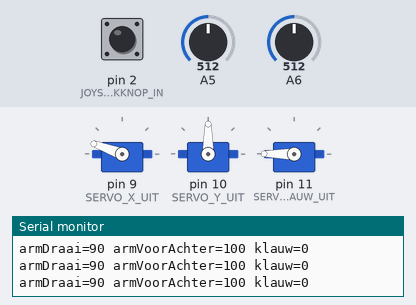
Bench run of a sketch on a simulated Arduino Nano, built with avr-gcc and run on an emulated ATmega328P. On the bench: 3 × servo, the last lines printed to the serial monitor. The inputs (shaded band) are chosen by the test bench; at power-on: A6 = 512, A5 = 512, pin 2 (JOYSTICK_DRUKKNOP_IN) HIGH.

Above: at 1.2 s.
1.3 s: A6 set to 449
2.8 s: A6 set to 427
At 4.76 s:
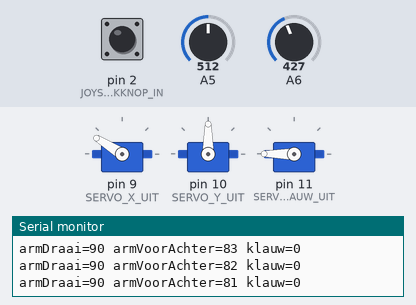
5.8 s: A5 set to 570
8.8 s: A5 set to 594
At 8.96 s:
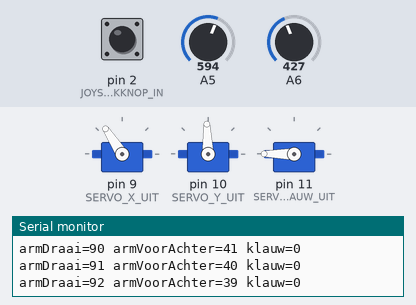
11.8 s: pin 2 (JOYSTICK_DRUKKNOP_IN) pulled LOW for 3.2 s
At 12.8 s:
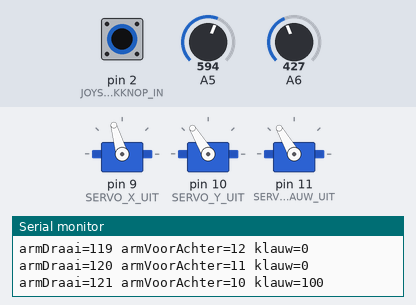
18.0 s: pin 2 (JOYSTICK_DRUKKNOP_IN) pulled LOW for 0.15 s
At 21.8 s:
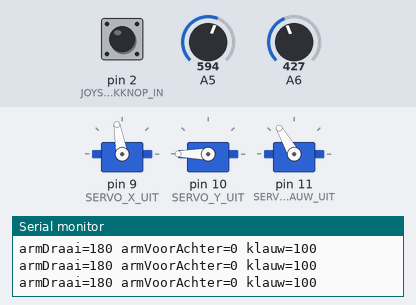
Timing chart, 0 to 22.0 s (numbered marks = the images above; inputs shaded):
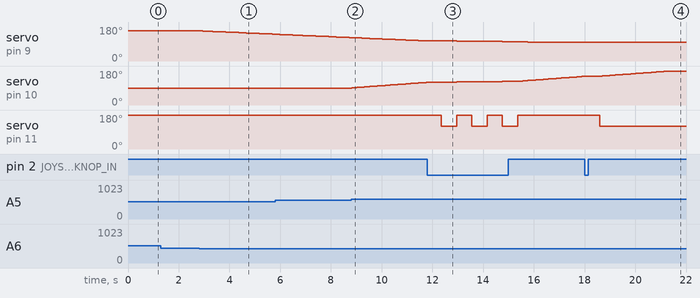

The sketch:

bot_gears_arm_joystick.ino
```cpp
// (licence header left out)
#include <Servo.h>

// De gebruikte ingangen en uitgangen van de Arduino.
#define JOYSTICK_X_IN A5
#define JOYSTICK_Y_IN A6
#define JOYSTICK_DRUKKNOP_IN 2

#define SERVO_X_UIT 9
#define SERVO_Y_UIT 10
#define SERVO_KLAUW_UIT 11

// Minima en maxima voor de servo motoren.
#define SERVO_X_MIN 0
#define SERVO_X_MAX 180
#define SERVO_Y_MIN 100
#define SERVO_Y_MAX 160
#define SERVO_KLAUW_OPEN 180
#define SERVO_KLAUW_DICHT 120

// De waarden gebruikt, los van de servo motor details.
#define ARM_DRAAI_MIN 0
#define ARM_DRAAI_MIDDEN 90
#define ARM_DRAAI_MAX 180

#define ARM_VOOR 0
#define ARM_ACHTER 100

#define KLAUW_DICHT 0
#define KLAUW_OPEN 100

// De vertragingen nodig voor een vloeiende beweging van de servomotoren.
#define LOOP_VERTRAGING 100
#define KLAUW_VERTRAGING 500

// Globale variabelen om de toestand van de robot arm weer te geven.
int klauw, armDraai, armVoorAchter;

Servo servoX;
Servo servoY;
Servo servoKlauw;

// Draai de robot arm.
void beweegArmDraai(int waarde) {
  waarde = map(waarde, 0, 180, SERVO_X_MIN, SERVO_X_MAX);
  servoY.write(waarde);
}

// Beweeg de robot arm naar voor of naar achter.
void beweegArmVoorAchter(int waarde) {
  waarde = map(waarde, 0, 100, SERVO_Y_MIN, SERVO_Y_MAX);
  servoX.write(waarde);
}

// Open of sluit de klauw.
void beweegOpenSluitKlauw(int waarde) {
  waarde = map(waarde, 0, 100, SERVO_KLAUW_OPEN, SERVO_KLAUW_DICHT);
  servoKlauw.write(waarde);
}

// Lees de joystick x of y waarden. Deze gaan van 0 tot 1023, inclusief.
// Map deze waarden naar geschikte waarden om de servos aan te sturen.
int joystickStap(int ingang) {
  return map((analogRead(ingang) - 512), -512, 512, -3, 4);
}

// Begrens een integer waarde tussen minimum en maximum, inclusief deze waarden.
int begrens(int waarde, int minimum, int maximum) {
  if (waarde < minimum)
    waarde = minimum;
  else if (waarde > maximum)
    waarde = maximum;
  return waarde;
}

// Als de drukknop ingedrukt wordt, dan wordt de klauw geopend of gesloten.
// We maken hier gebruik van een pointer die toegang geeft tot de globale variabele.
void behandelDrukknop(int *klauw) {
  // Als de drukknop is ingedrukt lezen we een lage waarde
  if (digitalRead(JOYSTICK_DRUKKNOP_IN) == LOW) {
    // Telkens de drukknop wordt ingedrukt wisselen we van toestand.
    // Dus van open naar dicht, of van dicht naar open.
    if (*klauw == KLAUW_OPEN)
      *klauw = KLAUW_DICHT;
    else
      *klauw = KLAUW_OPEN;
    delay(KLAUW_VERTRAGING);
  }
}

// Toon de waarden die de toestand van de robot arm weergeven.
void printInfo(int armDraai, int armVoorAchter, int klauw) {
  Serial.print("armDraai=");
  Serial.print(armDraai);
  Serial.print(" armVoorAchter=");
  Serial.print(armVoorAchter);
  Serial.print(" klauw=");
  Serial.println(klauw);
}

// Maak alles klaar om de robot arm te kunnen gebruiken.
void setup() {
  // Stel de baud snelheid in voor de seriële monitor.
  Serial.begin(9600);

  // Stel de ingang in voor de joystick drukknop om de klauw te bedienen.
  pinMode(JOYSTICK_DRUKKNOP_IN, INPUT_PULLUP);

  // Maak de 3 servo motoren klaar voor gebruik.
  servoX.attach(SERVO_X_UIT);
  servoY.attach(SERVO_Y_UIT);
  servoKlauw.attach(SERVO_KLAUW_UIT);

  // Stel de startpositie van de robot arm in.
  armDraai = ARM_DRAAI_MIDDEN;
  armVoorAchter = ARM_ACHTER;
  klauw = KLAUW_DICHT;

  // Toon dat de robot arm kan gebruikt worden.
  Serial.println();
  Serial.println("Robot arm klaar voor gebruik.");
}

// Hier wordt het eigenlijk werk gedaan in een steeds herhaalde lus.
void loop() {
  // Lees de X en Y waarden in van de joystick en begrens deze binnen de gewenste maxima en minima.
  armDraai = begrens(armDraai + joystickStap(JOYSTICK_X_IN), ARM_DRAAI_MIN, ARM_DRAAI_MAX);
  armVoorAchter = begrens(armVoorAchter + joystickStap(JOYSTICK_Y_IN), ARM_VOOR, ARM_ACHTER);

  // Lees de joystick drukknop en vertaal dit in een waarde om de klauw aan te sturen.
  behandelDrukknop(&klauw);

  // Stuur de servomotoren aan met de berekende waarden.
  beweegArmDraai(armDraai);
  beweegArmVoorAchter(armVoorAchter);
  beweegOpenSluitKlauw(klauw);

  // Toon informatie op de seriële monitor.
  printInfo(armDraai, armVoorAchter, klauw);

  // Vertraag een beetje zodat de servomotoren kunnen volgen.
  delay(LOOP_VERTRAGING);
}
```

Measured:
- the behaviour switches between 439 and 438 on A6 (found by bisection; images 0 and 1)
- the behaviour switches between 585 and 586 on A5 (found by bisection; images 1 and 2)
- after the input at 2.8 s, servo on pin 9 (SERVO_X_UIT): moves from 160° to 142° over 2.8 s, starting at once
- after the input at 8.8 s, servo on pin 10 (SERVO_Y_UIT): moves from 90° to 120° over 2.9 s, starting at once
- after the input at 11.8 s, servo on pin 11 (SERVO_KLAUW_UIT): alternates 180° for 0.60 s and 120° for 0.60 s, 6 changes in all, then stays 180°, starting after 0.56 s
- after the input at 18.0 s, servo on pin 11 (SERVO_KLAUW_UIT): 180° → 120° after 0.60 s
